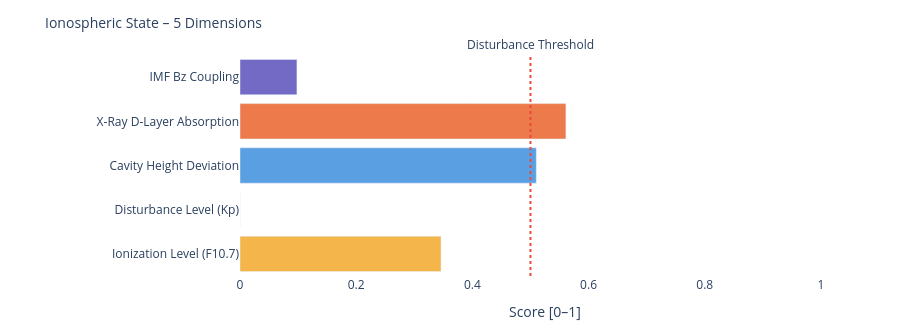

Here is the notebook cell this chart was saved with:
### Markdown cell above
---
### 📐 Systemic Insight: Geometric Cavity vs. Real Schumann Resonance

**Relevant for:** Layer 6 = delta analysis &nbsp;|&nbsp; Layer 7 = feature vector / system interpretation

A cavity height change from 80 km to 70 km shifts the **idealized geometric frequencies** only minimally:

| Modus | Aktuell | Referenz | Δ |
|-------|---------|----------|---|
| SR-1 | 10.4762 Hz | 10.4599 Hz | +16 mHz |
| SR-2 | 18.1452 Hz | 18.1171 Hz | +28 mHz |
| SR-3 | 25.6612 Hz | 25.6215 Hz | +40 mHz |
| SR-4 | 33.1285 Hz | 33.0772 Hz | +51 mHz |

The geometric effect is limited because 10 km is very small compared to Earth's radius (~6371 km).

**Consequence:** Real Schumann deviations are likely driven more strongly by **conductivity, damping, day/night structure, lightning distribution and source geometry** than by pure cavity height.

---

**Layer 6 compares:**
```
geometric Δ from Layer 4  vs.  observed Δ from real Schumann measurement data
```

**Layer 7 Feature:**
```
If real Δ >> geometric Δ  →  non-geometric factors dominant
```

### Code cell
# ============================================================
# IONOSPHERIC STATE – Summary gauge
# Five dimensions: ionization, disturbance, cavity height, X-Ray, Bz coupling
# ============================================================

def norm(v, lo, hi):
    if v is None: return None
    return round(max(0.0, min(1.0, (v - lo) / (hi - lo))), 3)

# Ionization level (F10.7 → F2-Layer)
ioniz = norm(f107_val, 60, 250)

# Disturbance level (Kp → E/F-Layer irregularities)
disturb = norm(kp_val, 0, 9)

# Cavity height deviation from reference (80 km)
h_dev = norm(abs(h_eff - 80), 0, 20)

# X-Ray ionization (D-Layer absorption)
xray_ioniz = None
if xray_now is not None:
    xray_ioniz = norm(math.log10(max(xray_now, 1e-9)) + 9, 0, 5)

# Bz coupling (southward Bz → stronger magnetosphere-ionosphere coupling)
bz_coupling = norm(-(bz_now or 0), -5, 30) if bz_now is not None else None

dims = [
    ('Ionization Level (F10.7)',    ioniz,      '#F2A623'),
    ('Disturbance Level (Kp)',      disturb,    '#7F77DD'),
    ('Cavity Height Deviation',     h_dev,      '#378ADD'),
    ('X-Ray D-Layer Absorption',    xray_ioniz, '#E85D24'),
    ('IMF Bz Coupling',             bz_coupling,'#534AB7'),
]

fig = go.Figure()
for name, val, col in dims:
    if val is not None:
        h = int(val * 20)
        bar = '█' * h + '░' * (20 - h)
        label = f'{name}:  {bar}  {val:.3f}'
    else:
        label = f'{name}:  {"─" * 20}  n/a'
    fig.add_trace(go.Bar(
        x=[val if val is not None else 0],
        y=[name],
        orientation='h',
        marker_color=col, opacity=0.82,
        showlegend=False
    ))

fig.add_vline(x=0.5, line_dash='dot', line_color='#e74c3c',
              annotation_text='Disturbance Threshold', annotation_position='top')
fig.update_layout(
    title=dict(text='Ionospheric State – 5 Dimensions', font=dict(size=14)),
    xaxis=dict(title='Score [0–1]', range=[0, 1.05]),
    height=330, plot_bgcolor='rgba(0,0,0,0)', paper_bgcolor='rgba(0,0,0,0)',
    margin=dict(l=240, r=50, t=55, b=40)
)
fig.show()

print(f'\nIonospheric state:')
for name, val, _ in dims:
    print(f'  {name:<35} {val:.3f}' if val is not None else f'  {name:<35} n/a')

### Figure 1 — Plotly figure (JSON) as saved in the notebook; plotly's stock layout.template omitted (floating-point values rounded to 4 significant figures)
{"data": [{"marker": {"color": "#F2A623"}, "opacity": 0.82, "orientation": "h", "showlegend": false, "type": "bar", "x": [0.346], "y": ["Ionization Level (F10.7)"]}, {"marker": {"color": "#7F77DD"}, "opacity": 0.82, "orientation": "h", "showlegend": false, "type": "bar", "x": [0.0], "y": ["Disturbance Level (Kp)"]}, {"marker": {"color": "#378ADD"}, "opacity": 0.82, "orientation": "h", "showlegend": false, "type": "bar", "x": [0.51], "y": ["Cavity Height Deviation"]}, {"marker": {"color": "#E85D24"}, "opacity": 0.82, "orientation": "h", "showlegend": false, "type": "bar", "x": [0.561], "y": ["X-Ray D-Layer Absorption"]}, {"marker": {"color": "#534AB7"}, "opacity": 0.82, "orientation": "h", "showlegend": false, "type": "bar", "x": [0.098], "y": ["IMF Bz Coupling"]}], "layout": {"annotations": [{"showarrow": false, "text": "Disturbance Threshold", "x": 0.5, "xanchor": "center", "xref": "x", "y": 1, "yanchor": "bottom", "yref": "y domain"}], "height": 330, "margin": {"b": 40, "l": 240, "r": 50, "t": 55}, "paper_bgcolor": "rgba(0,0,0,0)", "plot_bgcolor": "rgba(0,0,0,0)", "shapes": [{"line": {"color": "#e74c3c", "dash": "dot"}, "type": "line", "x0": 0.5, "x1": 0.5, "xref": "x", "y0": 0, "y1": 1, "yref": "y domain"}], "title": {"font": {"size": 14}, "text": "Ionospheric State – 5 Dimensions"}, "xaxis": {"range": [0, 1.05], "title": {"text": "Score [0–1]"}}}}
